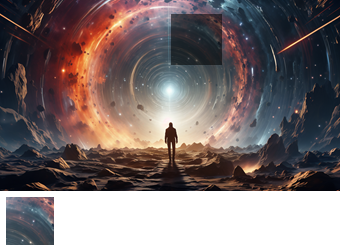
#> input picture image.png, 340 x 251 px
$ python find_real_gap.py
#> lines starting #> are read from the running program, lines starting #| are printed output that depends on the picture
from PIL import Image, ImageDraw, ImageFont
import numpy as np
from skimage import feature, filters, morphology, measure
import cv2
from scipy import ndimage
import os
from datetime import datetime

def find_real_gap_position(main_image_path):
    """
    Tìm vị trí gap thực tế trong ảnh - không dùng target cố định
    """
#> called with main_image_path = 'image.png'
    print("=== TÌM VỊ TRÍ GAP THỰC TẾ ===")

    img = Image.open(main_image_path).convert('RGB')
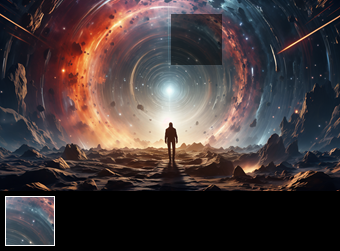
#> img: PIL image 340x251 RGB; mean R, G, B 70.4, 59.3, 59.4
    img_array = np.array(img)
    gray = np.dot(img_array[...,:3], [0.2989, 0.5870, 0.1140])
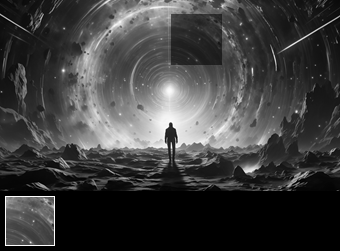
#> gray: shape (251, 340) float64; min 0, max 255, mean 62.6

    h, w = gray.shape
#> h = 251; w = 340
    print(f"📏 Image size: {w}x{h}")
#| 📏 Image size: 340x251

    # Tìm tất cả ô vuông gap trong toàn bộ ảnh
    all_gaps = []

    # Quét toàn bộ ảnh để tìm các vùng có thể là gap
    window_sizes = [16, 20, 24, 28, 32]

    print("🔍 Scanning toàn bộ ảnh để tìm gap...")

    # Lấy thống kê background
    bg_samples = []
    for i in range(0, w-50, 50):
        for j in range(0, h-50, 50):
            sample = gray[j:j+20, i:i+20]
            if sample.size > 0:
                bg_samples.append(np.mean(sample))
#> sample: shape (20, 20) float64; every value is 0
#> after the loop, bg_samples = 30 values, max 208.2 at index 17, min 0 at index 14, mean 68.23

    bg_mean = np.mean(bg_samples) if bg_samples else 128
#> bg_mean = 68.23
    print(f"📊 Background mean: {bg_mean:.1f}")
#| 📊 Background mean: 68.2

    # Quét từng vị trí trong ảnh (tối ưu hóa)
    for window_size in window_sizes:
        half_size = window_size // 2

        for y in range(half_size, h - half_size, 8):  # Step = 8px để tăng tốc
            for x in range(half_size, w - half_size, 8):

                # Extract window
                window = gray[y - half_size:y + half_size,
                             x - half_size:x + half_size]

                if window.shape[0] != window_size or window.shape[1] != window_size:
                    continue

                # Phân tích xem có phải gap không
                gap_score = analyze_potential_gap(window, x, y, bg_mean, window_size)

                if gap_score > 70:  # Threshold để xác định gap
                    all_gaps.append({
                        'x': x,
                        'y': y,
                        'score': gap_score,
                        'window_size': window_size,
                        'area': window_size * window_size
                    })
#> this loop made 5 passes
#> window: shape (32, 32) float64; every value is 0

    print(f"✅ Found {len(all_gaps)} potential gaps")
#| ✅ Found 608 potential gaps

    if not all_gaps:
        print("❌ Không tìm thấy gap nào")
        return []

    # Sắp xếp theo score
    all_gaps.sort(key=lambda x: x['score'], reverse=True)

    # Loại bỏ duplicates (gaps gần nhau)
    unique_gaps = []
    for gap in all_gaps:
        is_duplicate = False
        for existing in unique_gaps:
            distance = np.sqrt((gap['x'] - existing['x'])**2 + (gap['y'] - existing['y'])**2)
            if distance < 20:  # Nếu gần nhau < 20px thì coi là duplicate
                is_duplicate = True
                break

        if not is_duplicate:
            unique_gaps.append(gap)

    print(f"🎯 Found {len(unique_gaps)} unique gaps:")
#| 🎯 Found 33 unique gaps:
    for i, gap in enumerate(unique_gaps[:10]):
        print(f"  {i+1}. ({gap['x']}, {gap['y']}) - Score: {gap['score']:.1f} - Size: {gap['window_size']}")
#> this loop made 10 passes
#|   1. (172, 196) - Score: 117.1 - Size: 24
#|   2. (116, 196) - Score: 115.3 - Size: 24
#|   3. (310, 198) - Score: 86.6 - Size: 28
#|   4. (66, 202) - Score: 80.0 - Size: 20
#|   5. (90, 202) - Score: 80.0 - Size: 20
#|   6. (138, 202) - Score: 80.0 - Size: 20
#|   7. (194, 202) - Score: 80.0 - Size: 20
#|   8. (218, 202) - Score: 80.0 - Size: 20
#> (further printed lines are left out)
#| 🎯 Tìm thấy 33 gaps!

    return unique_gaps

def analyze_potential_gap(window, x, y, bg_mean, window_size):
    """
    Phân tích xem window có phải là gap thực tế không
    """
    window_mean = np.mean(window)
    window_std = np.std(window)

    # 1. Gap phải tối hơn background đáng kể
    darkness_ratio = (bg_mean - window_mean) / bg_mean if bg_mean > 0 else 0
    darkness_score = max(0, min(100, darkness_ratio * 300))

    # 2. Gap phải có intensity đồng đều (std thấp)
    uniformity_score = max(0, 100 - window_std * 3)

    # 3. Gap có hình dạng vuông/chữ nhật
    # Tính variance theo hàng và cột
    row_means = [np.mean(window[i, :]) for i in range(window_size)]
    col_means = [np.mean(window[:, j]) for j in range(window_size)]

    row_consistency = max(0, 100 - np.std(row_means) * 8)
    col_consistency = max(0, 100 - np.std(col_means) * 8)
    shape_score = (row_consistency + col_consistency) / 2

    # 4. Gap có contrast với viền xung quanh
    border_pixels = np.concatenate([
        window[0, :], window[-1, :],  # Top, Bottom
        window[:, 0], window[:, -1]   # Left, Right
    ])
    border_mean = np.mean(border_pixels)

    center_size = max(4, window_size // 2)
    start = (window_size - center_size) // 2
    center_region = window[start:start+center_size, start:start+center_size]
    center_mean = np.mean(center_region)

    contrast_score = max(0, min(100, (border_mean - center_mean) / max(border_mean, 1) * 150))

    # 5. Kích thước hợp lý
    size_score = 100 if 20 <= window_size <= 30 else 80 if 16 <= window_size <= 34 else 60

    # 6. Vị trí không ở rìa ảnh (gaps thường không ở rìa)
    margin = 30
    if x < margin or x > 340-margin or y < margin or y > 251-margin:
        position_penalty = 30
    else:
        position_penalty = 0

    # Tổng hợp score
    total_score = (
        darkness_score * 0.25 +      # 25% - Độ tối
        uniformity_score * 0.20 +    # 20% - Đồng đều
        shape_score * 0.20 +         # 20% - Hình dạng vuông
        contrast_score * 0.20 +      # 20% - Contrast
        size_score * 0.15            # 15% - Kích thước
    ) - position_penalty

    # Bonus cho gaps có đặc trưng xuất sắc
    if darkness_score > 60 and uniformity_score > 70 and contrast_score > 50:
        total_score *= 1.3

    return max(0, total_score)

def visualize_all_gaps(main_image_path, gaps, output_dir="results"):
    """
    Visualize tất cả gaps tìm thấy trên ảnh
    """
#> called with main_image_path = 'image.png', output_dir = 'results'
    try:
        if not os.path.exists(output_dir):
            os.makedirs(output_dir)

        img = Image.open(main_image_path).convert('RGB')
        draw = ImageDraw.Draw(img)

        # Màu sắc khác nhau cho từng gap
        colors = [
            (255, 0, 0),    # Đỏ
            (0, 255, 0),    # Xanh lá
            (0, 0, 255),    # Xanh dương
            (255, 255, 0),  # Vàng
            (255, 0, 255),  # Tím
            (0, 255, 255),  # Cyan
            (255, 165, 0),  # Cam
            (128, 128, 128) # Xám
        ]

        # Vẽ tất cả gaps
        for i, gap in enumerate(gaps[:10]):  # Top 10 gaps
            color = colors[i % len(colors)]
            x, y = gap['x'], gap['y']

            # Vẽ circle với size tùy theo score
            radius = max(6, min(15, int(gap['score'] / 10)))

            draw.ellipse([x-radius, y-radius, x+radius, y+radius],
                        fill=color, outline=(255, 255, 255), width=2)

            # Thêm label số thứ tự
            draw.text((x+radius+2, y-radius), str(i+1), fill=color)

            # Thêm info box cho top 3
            if i < 3:
                info_text = f"{i+1}. ({x},{y}) S:{gap['score']:.0f}"
                text_y = 10 + i * 20
                draw.rectangle([10, text_y, 200, text_y+18],
                              fill=(0, 0, 0), outline=color, width=2)
                draw.text((12, text_y+2), info_text, fill=color)

        # Tạo tên file
        timestamp = datetime.now().strftime("%Y%m%d_%H%M%S")
        filename = f"all_gaps_{timestamp}.png"
        output_path = os.path.join(output_dir, filename)

        img.save(output_path, "PNG", quality=95)
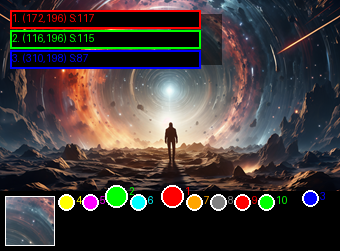
#> saved as all_gaps_20261120_115819.png: PIL image 340x251 RGB; mean R, G, B 66.8, 59.5, 58.5

        print(f"✅ Đã lưu visualization: {output_path}")
        print("📊 Gaps được đánh dấu:")
        for i, gap in enumerate(gaps[:5]):
            print(f"   {i+1}. ({gap['x']}, {gap['y']}) - Score: {gap['score']:.1f} - {colors[i % len(colors)]}")
#> this loop made 5 passes
#|    1. (172, 196) - Score: 117.1 - (255, 0, 0)
#|    2. (116, 196) - Score: 115.3 - (0, 255, 0)
#|    3. (310, 198) - Score: 86.6 - (0, 0, 255)
#|    4. (66, 202) - Score: 80.0 - (255, 255, 0)
#|    5. (90, 202) - Score: 80.0 - (255, 0, 255)

        return output_path

    except Exception as e:
        print(f"❌ Lỗi khi lưu visualization: {str(e)}")
        return None

# Sử dụng
if __name__ == "__main__":
    main_image = "image.png"

    print("🚀 Tìm vị trí gap thực tế trong ảnh...")

    gaps = find_real_gap_position(main_image)

    if gaps:
        print(f"\n🎯 Tìm thấy {len(gaps)} gaps!")

        # Visualize tất cả gaps
        viz_path = visualize_all_gaps(main_image, gaps)

        print(f"\n📋 TOP 5 GAPS TÍNH SCORE CAO NHẤT:")
        for i, gap in enumerate(gaps[:5]):
            print(f"  {i+1}. Vị trí: ({gap['x']}, {gap['y']})")
            print(f"      Score: {gap['score']:.1f}")
            print(f"      Size: {gap['window_size']}x{gap['window_size']}")
            print(f"      Area: {gap['area']} pixels")
            print()

        print("👆 VUI LÒNG CHO TÔI BIẾT GAP NÀO LÀ ĐÚNG!")
        print("   (Số thứ tự của gap đúng từ 1-5)")

    else:
        print("❌ Không tìm thấy gap nào!")
